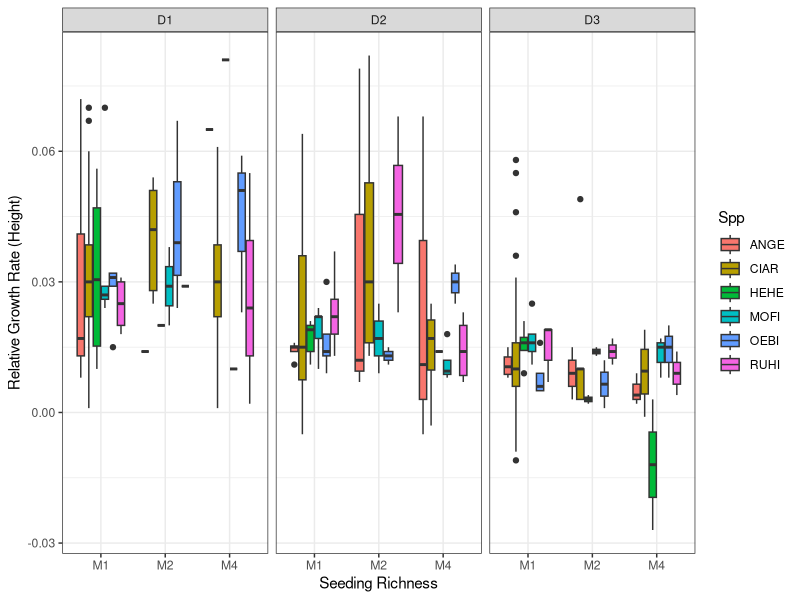
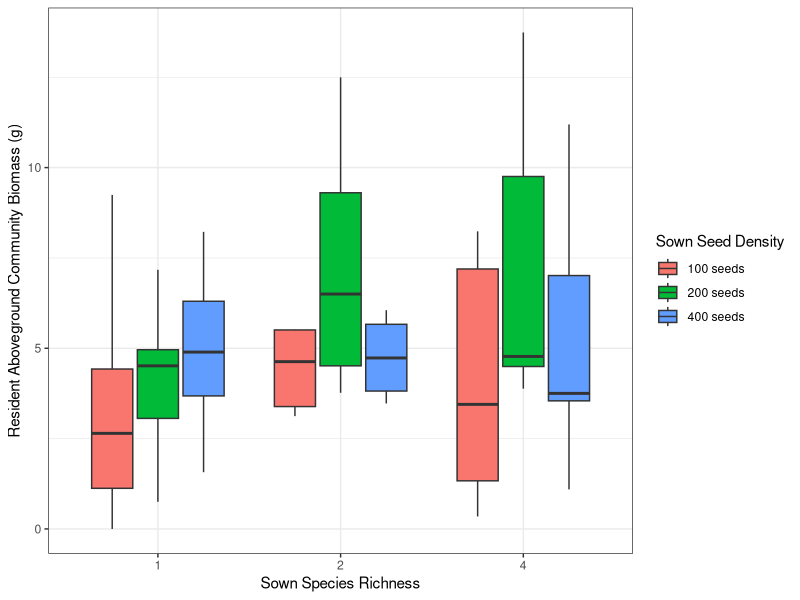
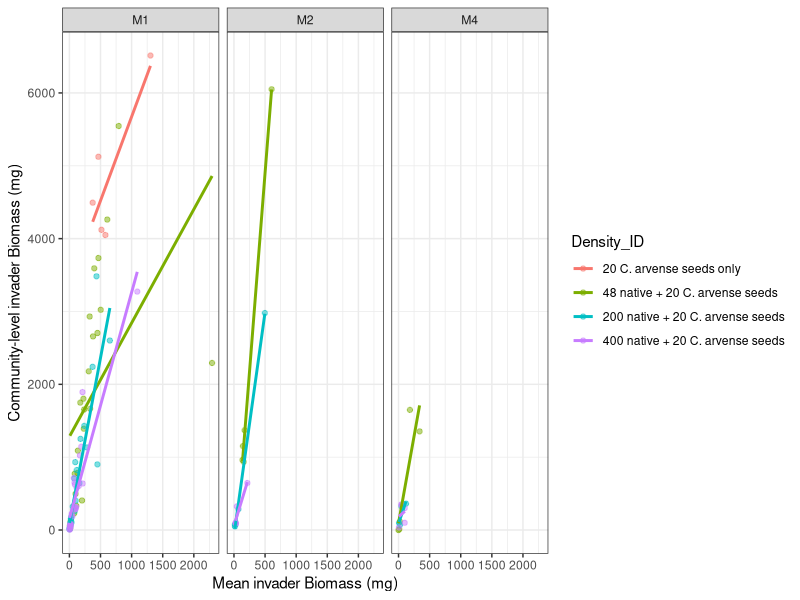
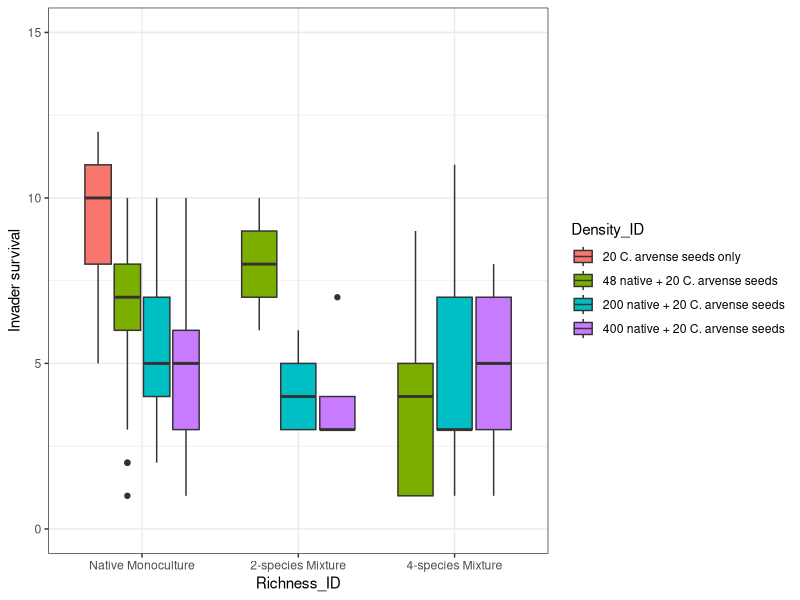
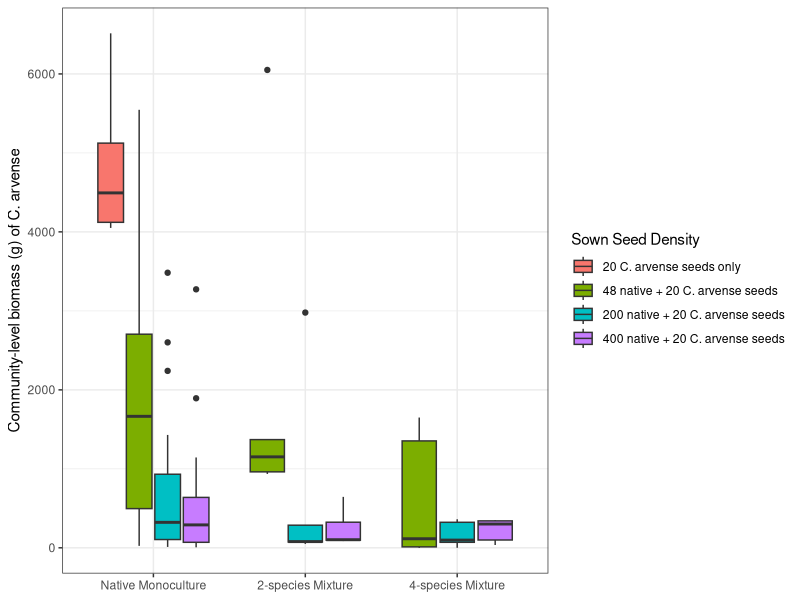
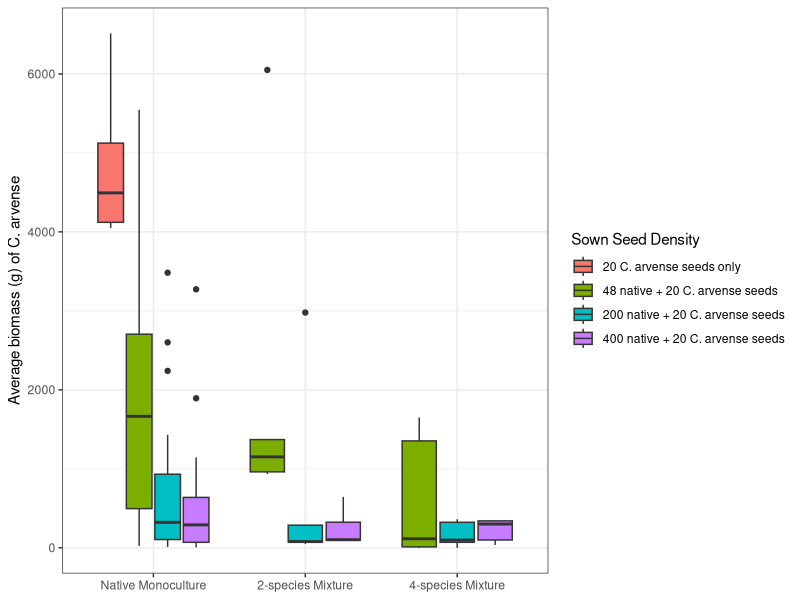
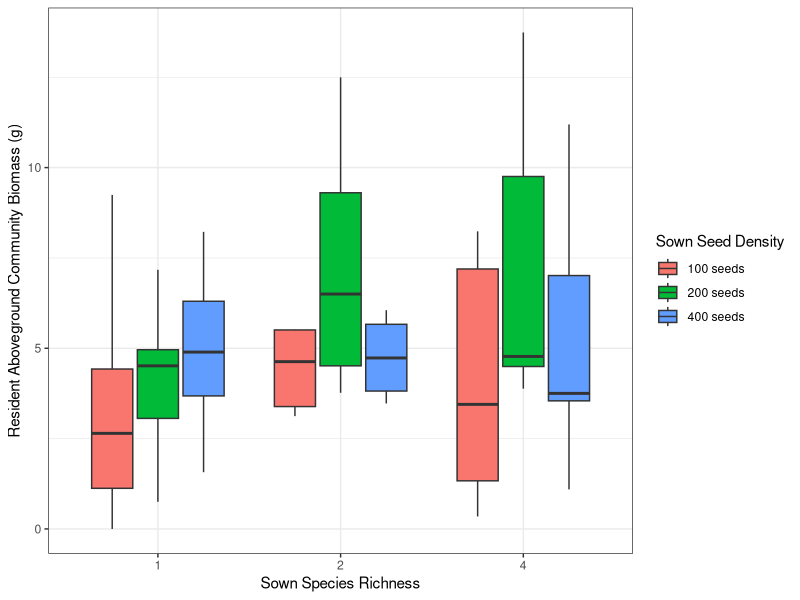
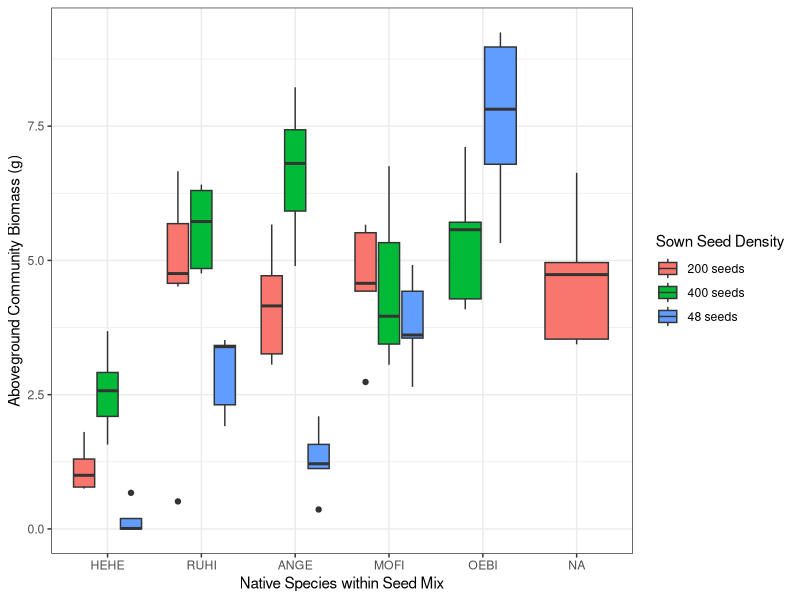

The R script that drew these images, in order: (Note: this script raises an error after producing the figures.)
# libraries --------------------------------------------------------------------
library(dplyr)      # for manipulating data
library(here)       # for creating relative file paths
library(ggplot2)    # for visualizing plots
library(tidyr)      # for handling missing values
library(tidyr)      # for replacing missing values
library(lubridate)  # for dealing with dates

# import -----------------------------------------------------------------------

bm_raw <- read.csv(here("data", "input_data", "biomass.csv"))
height_raw <- read.csv(here("data", "input_data", "height.csv"))

# clean: height ----------------------------------------------------------------

height_tidy <- height_raw %>%
  mutate(
    
    # plant height should be a numeric value
    # ensure that NA's are explicit in this dataset 
    # for calculating summary statistics
    Height_mm = dplyr::na_if(Height_mm, "-"),
    Height_mm = as.numeric(Height_mm),
  
    # group into three distinct observations
    # hopefully this makes it a bit easier to code downstream
    Session = case_when(
      Date_ymd == "2023-04-17" ~ "early", 
      Date_ymd == "2023-04-18" ~ "early",
      Date_ymd == "2023-05-16" ~ "mid", 
      Date_ymd == "2023-05-17" ~ "mid", 
      Date_ymd == "2023-05-18" ~ "mid", 
      Date_ymd == "2023-06-22" ~ "late", 
      Date_ymd == "2023-06-23" ~ "late", 
      TRUE ~ Date_ymd
    )
  )

# calculate summary statistics
height_summ1 <- height_tidy %>%
  group_by(Session, Tray_ID, Richness_ID, Density_ID, Rep, Spp) %>%
  summarize(
    
    # calculate average plant height (and its associated standard deviation)
    mean_height = mean(Height_mm, na.rm = TRUE) %>% round(digits = 2),
    sd_height = sd(Height_mm, na.rm = TRUE) %>% round(digits = 2),
    
    # replace missing value with zeros for standard deviations
    sd_height = tidyr::replace_na(sd_height, 0),
    
    # calculate sample size 
    # number of sampled individual plants per species per tray
    sample_size = n()
    
  ) %>%
  ungroup()
  
# this is not an elegant solution, but it works!
height_summ_earl <- height_summ1 %>%
  dplyr::filter(Session == "early") %>%
  tidyr::pivot_wider(names_from = Session, values_from = mean_height) %>%
  dplyr::select(Richness_ID, Density_ID, Rep, Spp, early_height = early)

height_summ_mid <- height_summ1 %>%
  dplyr::filter(Session == "mid") %>%
  tidyr::pivot_wider(names_from = Session, values_from = mean_height) %>%
  dplyr::select(Richness_ID, Density_ID, Rep, Spp, mid_height = mid)

height_summ_late <- height_summ1 %>%
  dplyr::filter(Session == "late") %>%
  tidyr::pivot_wider(names_from = Session, values_from = mean_height) %>%
  dplyr::select(Richness_ID, Density_ID, Rep, Spp, late_height = late)

height_summ <- height_summ_earl %>%
  inner_join(height_summ_mid, by = c("Richness_ID", "Density_ID", "Rep", "Spp")) %>%
  inner_join(height_summ_late, by = c("Richness_ID", "Density_ID", "Rep", "Spp"))

time_diff_earl_late <- as.numeric(ymd("2023-06-22") - ymd("2023-04-18"))
  
height_final <- height_summ %>%
  mutate(
    log_early_height = log(early_height + 1),
    log_late_height = log(late_height), 
    log_diff = log_late_height - log_early_height, 
    rgr_height = log_diff/time_diff_earl_late,
    rgr_height =round(rgr_height, digits = 3)
  ) 

height_final %>%
  dplyr::filter(Density_ID %in% c("D1", "D2", "D3")) %>%
  ggplot(aes(x = Richness_ID, y = rgr_height, fill = Spp)) + 
  geom_boxplot() + 
  facet_wrap(~Density_ID) + 
  labs(
    x = "Seeding Richness", 
    y = "Relative Growth Rate (Height)") + 
  theme_bw()

# clean: resident community ----------------------------------------------------

## resident community biomass per tray -----------------------------------------
biomass_ab_native <- bm_raw %>%
  dplyr::filter(Biomass_Type == "AB", Species_ID != "CIAR") %>%
  mutate(Biomass_g = as.numeric(Biomass_g)) %>%
  group_by(Richness_ID, Density_ID, Rep) %>%
  summarize(tot_native_bm_g = sum(Biomass_g, na.rm = TRUE)) %>%
  ungroup() %>%
  mutate(status = "N")

# species identity - monocultures ---------------------------------------------
biomass_mono_native <- bm_raw %>%
  dplyr::filter(
    Biomass_Type == "AB", 
    Species_ID != "CIAR", 
    Richness_ID == "M1") %>%
  mutate(Biomass_g = as.numeric(Biomass_g)) %>%
  arrange(Richness_ID, Density_ID, Rep) 

# clean: invasive species ------------------------------------------------------

# total biomass for Cirsium arvense
biomass_ab_invasive <- bm_raw %>%
  dplyr::filter(
    Biomass_Type == "AB" &
    Species_ID == "CIAR"
  ) %>%
  mutate(
    Biomass_g = na_if(Biomass_g, "-"),
    Biomass_g = as.numeric(Biomass_g), 
    Biomass_mg = Biomass_g * 1000
    ) %>%
  group_by(Richness_ID, Density_ID, Rep) %>%
  summarize(
    mean_inv_bm = mean(Biomass_mg, na.rm = TRUE) %>% round(digits = 2), 
    tot_inv_bm = sum(Biomass_mg, na.rm = TRUE),
    num_invaders = n()
    ) %>%
  ungroup() %>%
  arrange(Richness_ID, Density_ID, Rep)
  
# plot: resident community -----------------------------------------------------

## resident community biomass --------------------------------------------------
(ab_biomass_dens_rich <- biomass_ab_native %>%
   
  mutate(
    Richness_ID = case_when(
      Richness_ID == "M1" ~ "1", 
      Richness_ID == "M2" ~ "2", 
      Richness_ID == "M4" ~ "4", 
      TRUE ~ Richness_ID) %>% factor(levels = c("1", "2", "4")),
    
    Density_ID = case_when(
      Density_ID == "D1" ~ "100 seeds", 
      Density_ID == "D2" ~ "200 seeds", 
      Density_ID == "D3" ~ "400 seeds", 
      TRUE ~ Density_ID)
    
    ) %>%
  ggplot(aes(x = Richness_ID, y = tot_native_bm_g)) +
  geom_boxplot(aes(fill = Density_ID), position = "dodge2") +
  labs(
    fill = "Sown Seed Density",
    x = "Sown Species Richness", 
    y = "Resident Aboveground Community Biomass (g)") + 
  theme_bw()
)

## species identity - monocultures -------------------------------------
ab_biomass_spp_mono <- biomass_mono_native %>%
  mutate(
    
    Species_ID = factor(
      Species_ID, 
      levels = c("HEHE", "RUHI", "ANGE", "MOFI", "OEBI")
    ), 
    
    Density_ID = case_when(
      Density_ID == "D1" ~ "48 seeds", 
      Density_ID == "D2" ~ "200 seeds", 
      Density_ID == "D3" ~ "400 seeds", 
      TRUE ~ Density_ID
    )
  )%>%
  ggplot(aes(x = Species_ID, y = Biomass_g)) + 
  geom_boxplot(aes(fill = Density_ID), position = "dodge2") + 
  labs(
    fill = "Sown Seed Density",
    x = "Native Species within Seed Mix",
    y = "Aboveground Community Biomass (g)"
    ) + 
  theme_bw()


# data exploration: invasive species -------------------------------------------

## relationship between mean invader and community-level invader biomass -------
biomass_ab_invasive %>%
  mutate(
    Density_ID = case_when(
      Density_ID == "-"  ~ "20 C. arvense seeds only",
      Density_ID == "D1" ~ "48 native + 20 C. arvense seeds",
      Density_ID == "D2" ~ "200 native + 20 C. arvense seeds", 
      Density_ID == "D3" ~ "400 native + 20 C. arvense seeds") %>%
      factor(levels = c(
        "20 C. arvense seeds only", 
        "48 native + 20 C. arvense seeds", 
        "200 native + 20 C. arvense seeds", 
        "400 native + 20 C. arvense seeds")
      )
    ) %>%
  ggplot(aes(
    x = mean_inv_bm, 
    y = tot_inv_bm, 
    fill = Density_ID, 
    col = Density_ID)
    ) + 
  geom_point(alpha = 0.5) +
  geom_smooth(method = "lm", se = FALSE) + 
  facet_wrap(~Richness_ID) + 
  labs(
    x = "Mean invader Biomass (mg)",
    y = "Community-level invader Biomass (mg)"
    ) + 
  theme_bw()

## invader survival -----------------------------------------------------------
biomass_ab_invasive %>%
  mutate(
    Density_ID = case_when(
      Density_ID == "-"  ~ "20 C. arvense seeds only",
      Density_ID == "D1" ~ "48 native + 20 C. arvense seeds",
      Density_ID == "D2" ~ "200 native + 20 C. arvense seeds", 
      Density_ID == "D3" ~ "400 native + 20 C. arvense seeds") %>%
      factor(levels = c(
        "20 C. arvense seeds only", 
        "48 native + 20 C. arvense seeds", 
        "200 native + 20 C. arvense seeds", 
        "400 native + 20 C. arvense seeds")
      ),
    
      Richness_ID = case_when(
        Density_ID  == "20 invasive seeds"  ~ "Invasive-Only", 
        Richness_ID == "M1" ~ "Native Monoculture", 
        Richness_ID == "M2" ~ "2-species Mixture", 
        Richness_ID == "M4" ~ "4-species Mixture", 
        TRUE ~ Richness_ID
      ) %>%
      factor(levels = c(
        "Native Monoculture", "2-species Mixture", "4-species Mixture")
      )
    ) %>%
  ggplot(aes(x = Richness_ID, y = num_invaders)) + 
  geom_boxplot(aes(fill = Density_ID), position = "dodge2") +
  ylim(0,15) + 
  labs(y = "Invader survival") + 
  theme_bw()

## community-level invader biomass ---------------------------------------------
(plot_tot_inv_bm <- biomass_ab_invasive %>%
  mutate(
    Density_ID = case_when(
      Density_ID == "-"  ~ "20 C. arvense seeds only",
      Density_ID == "D1" ~ "48 native + 20 C. arvense seeds",
      Density_ID == "D2" ~ "200 native + 20 C. arvense seeds", 
      Density_ID == "D3" ~ "400 native + 20 C. arvense seeds") %>%
      factor(levels = c(
        "20 C. arvense seeds only", 
        "48 native + 20 C. arvense seeds", 
        "200 native + 20 C. arvense seeds", 
        "400 native + 20 C. arvense seeds")
        )
    )%>%
  
  mutate(
    Richness_ID = case_when(
      Density_ID  == "20 invasive seeds"  ~ "Invasive-Only", 
      Richness_ID == "M1" ~ "Native Monoculture", 
      Richness_ID == "M2" ~ "2-species Mixture", 
      Richness_ID == "M4" ~ "4-species Mixture", 
      TRUE ~ Richness_ID
    ), 
    
    Richness_ID = factor(Richness_ID, levels = c(
      "Invasive-Only", 
      "Native Monoculture", 
      "2-species Mixture", 
      "4-species Mixture")
      )
  ) %>%
  ggplot(aes(x = Richness_ID, y = tot_inv_bm)) +
  geom_boxplot(
    aes(fill = Density_ID), 
    position = "dodge2"
  ) + 
  labs(
    fill = "Sown Seed Density", 
    x = NULL, 
    y = "Community-level biomass (g) of C. arvense"
  ) + 
  theme_bw()
)

## average invader biomass -----------------------------------------------------
(plot_avg_inv_bm <- biomass_ab_invasive %>%
   mutate(
     Density_ID = case_when(
       Density_ID == "-"  ~ "20 C. arvense seeds only",
       Density_ID == "D1" ~ "48 native + 20 C. arvense seeds",
       Density_ID == "D2" ~ "200 native + 20 C. arvense seeds", 
       Density_ID == "D3" ~ "400 native + 20 C. arvense seeds") %>%
       factor(levels = c(
         "20 C. arvense seeds only", 
         "48 native + 20 C. arvense seeds", 
         "200 native + 20 C. arvense seeds", 
         "400 native + 20 C. arvense seeds")
       )
   )%>%
   
   mutate(
     Richness_ID = case_when(
       Density_ID  == "20 invasive seeds"  ~ "Invasive-Only", 
       Richness_ID == "M1" ~ "Native Monoculture", 
       Richness_ID == "M2" ~ "2-species Mixture", 
       Richness_ID == "M4" ~ "4-species Mixture", 
       TRUE ~ Richness_ID
     ), 
     
     Richness_ID = factor(Richness_ID, levels = c(
       "Invasive-Only", 
       "Native Monoculture", 
       "2-species Mixture", 
       "4-species Mixture")
     )
   ) %>%
   ggplot(aes(x = Richness_ID, y = tot_inv_bm)) +
   geom_boxplot(
     aes(fill = Density_ID), 
     position = "dodge2"
   ) + 
   labs(
     fill = "Sown Seed Density", 
     x = NULL, 
     y = "Average biomass (g) of C. arvense"
   ) + 
   theme_bw()
)

# save to disk -----------------------------------------------------------------

ggsave(
  plot = ab_biomass_dens_rich, 
  file = here("output", "results", "native_bm_dens_rich.png"), 
  device = "png", 
  height = 4, 
  width = 7
)

ggsave(
  plot = ab_biomass_spp_mono, 
  file = here("output", "results", "ab_biomass_spp_mono.png"), 
  device = "png", 
  height = 4, 
  width = 7
)

ggsave(
  plot = biomass_ab_invasive_plot, 
  file = here("output", "results", "biomass_ab_invasive.png"), 
  device = "png", 
  height = 4, 
  width = 7
)

